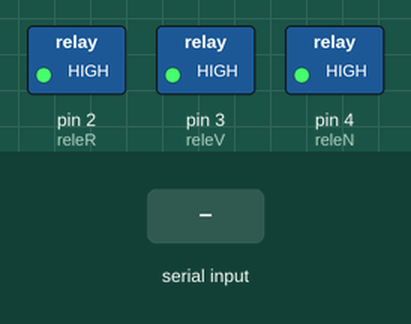
Simulated run of this sketch. Board: Arduino Uno, built with avr-gcc and run on an emulated ATmega328P. On the bench: switched loads named in the sketch (green lamp = pin HIGH). The test bench sets the inputs (shaded band). What the sketch prints to the serial monitor is not drawn.

Above: at 1.2 s.
1.3 s: "1" received over the second serial link
At 3.5 s:
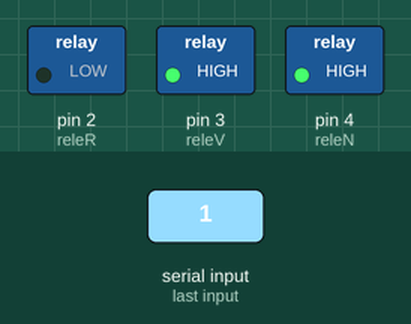
3.8 s: "2" received over the second serial link
At 5.4 s:
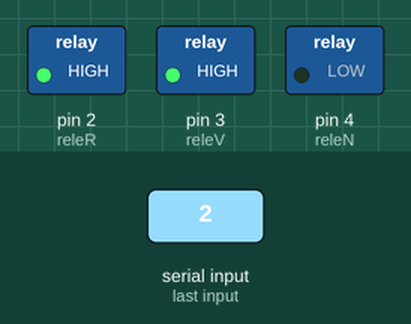
6.2 s: "3" received over the second serial link
At 8.4 s:
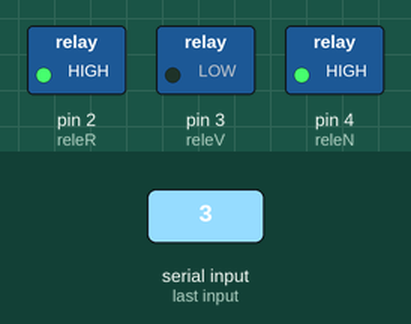
8.7 s: "0" received over the second serial link
At 10.3 s:
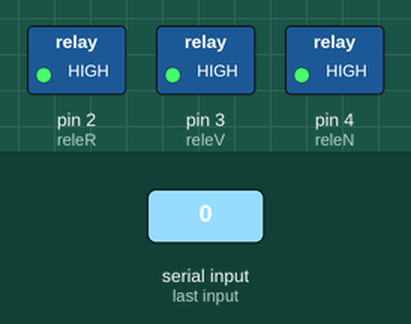
Timing chart, 0 to 11.8 s (numbered marks = the images above; inputs shaded):
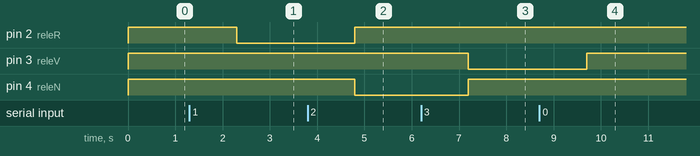

The sketch:

SemaforoBTRele.ino
```cpp
/* Semáforo de Violencia de Género controlado mediante Bluetooth y con luces controladas mediante
 * módulo de relés.
 * Se recibe un carácter desde Bluetooth por puerto serie. Según su valor se activa un color:
 *    - '1' -> Rojo
 *    - '2' -> Amarillo
 *    - '3' -> Verde
 *    - '0' -> Apagar todo
 * Autores: José Luis González de Chávez y Augusto Samuel Hernández Martín
 * Github: DigitalCodesign (https://github.com/DigitalCodesign) y AugustoS97 (https://github.com/AugustoS97)
*/

/*  CONEXIÓN DE LA ELECTRÓNICA
 *  Módulo de Relé:
 *    Canal 1 (Rojo) -> D2
 *    Canal 2 (Verde) -> D3
 *    Canal 3 (Ámbar) -> D4
 *    Vcc -> 5V
 *    GND -> GND
 *  Módulo Bluetooth:
 *    Rx BT -> D11
 *    Tx BT -> D10
 *    Vcc -> 5V
 *    GND -> GND
 */
#include <SoftwareSerial.h> // libreria que permite establecer pines digitales

// para comunicacion serie
//#include <Wire.h>
//#include <LiquidCrystal_I2C.h>

#define releR  2
#define releV 3
#define releN 4

SoftwareSerial miBT(10, 11);  // pin 10 como RX, pin 11 como TX

String msj_recibido = "";


void setup() {
  Serial.begin(9600);   // comunicacion de monitor serial a 9600 bps
  miBT.begin(9600);    // comunicacion serie entre Arduino y el modulo a 38400 bps o a 9600.
  pinMode(releR, OUTPUT);
  pinMode(releV, OUTPUT);
  pinMode(releN, OUTPUT);
  digitalWrite(releR, HIGH); //Trabajan con logica negada. HIGH para apagar rele y LOW encender
  digitalWrite(releV, HIGH);
  digitalWrite(releN, HIGH);
} //Fin del Setup

void loop() { //Inicio Loop
  if (miBT.available())   {    // si hay informacion disponible desde modulo
    msj_recibido = miBT.readString();
    Serial.print(msj_recibido[0]);
    if (msj_recibido[0] == '1') { //Rojo
      digitalWrite(releR, LOW);
      digitalWrite(releV, HIGH);
      digitalWrite(releN, HIGH);
    }
    else if (msj_recibido[0] == '2') { //Amarillo
      digitalWrite(releR, HIGH);
      digitalWrite(releV, HIGH);
      digitalWrite(releN, LOW);
    }
    else if (msj_recibido[0] == '3') { //Verde
      digitalWrite(releR, HIGH);
      digitalWrite(releV, LOW);
      digitalWrite(releN, HIGH);
    }
    else if (msj_recibido[0] == '0') { //Semaforo apagado
      digitalWrite(releR, HIGH);
      digitalWrite(releV, HIGH);
      digitalWrite(releN, HIGH);
    }
  }

} //Fin del Loop
```

Measured:
- after the input at 1.3 s, pin 2 (releR): HIGH → LOW after 1.0 s
- after the input at 3.8 s, pin 2 (releR): LOW → HIGH after 1.0 s; pin 4 (releN): HIGH → LOW after 1.0 s
- after the input at 6.2 s, pin 3 (releV): HIGH → LOW after 1.0 s; pin 4 (releN): LOW → HIGH after 1.0 s
- after the input at 8.7 s, pin 3 (releV): LOW → HIGH after 1.0 s
